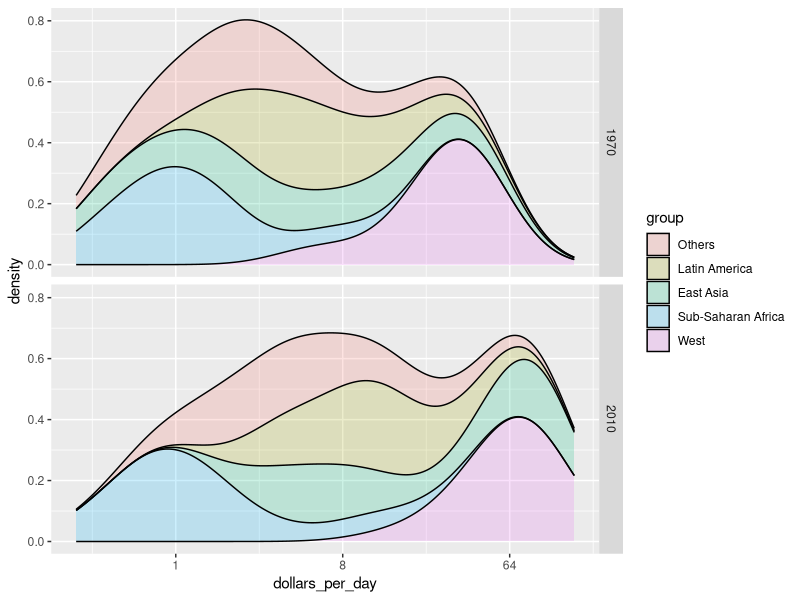
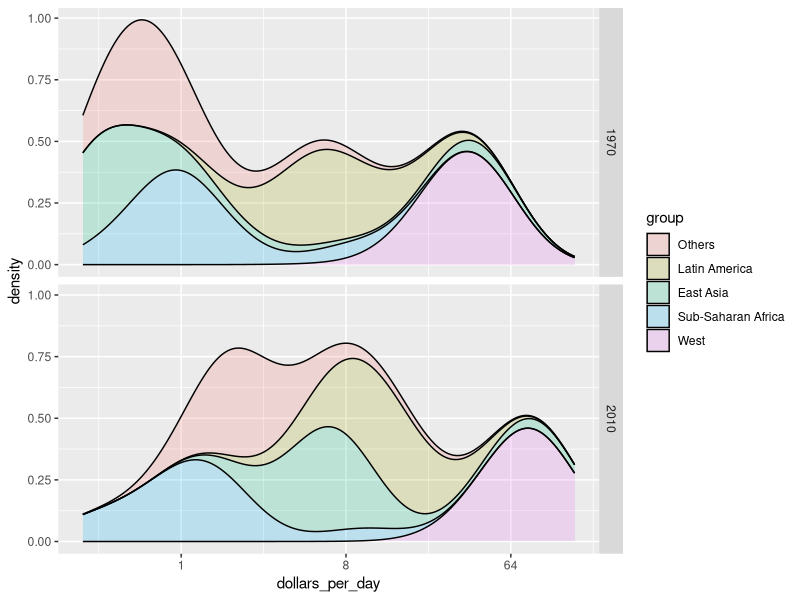

R code for these plots, in order:
library(dplyr)
library(dslabs)
library(ggplot2)

data("gapminder")

gapminder <- gapminder%>%
  mutate(dollars_per_day = gdp/population/365)
past_year <- 1970
present_year <- 2010
west <- c("Western Europe", "Northern Europe", "Southern Europe", "Northern America", "Australia and New Zealand")
country_list_1 <- gapminder%>%
  filter(year == past_year & !is.na(dollars_per_day))%>%
  .$country
country_list_2 <- gapminder %>%
  filter(year == present_year & !is.na(dollars_per_day)) %>%
  .$country
country_list <- intersect(country_list_1, country_list_2)

# Code: Faceted smooth density plots
p <- gapminder %>%
  filter(year == past_year & country %in% country_list) %>%
  mutate(group = ifelse(region %in% west, "West", "Developing")) %>%
  ggplot(aes(dollars_per_day, y = ..count.., fill = group)) +
  scale_x_continuous(trans = "log2")+
  geom_density(alpha = 0.2, bw = 0.75)+
  facet_grid(year ~ .)

# Code: Add new region groups with case_when
gapminder <- gapminder %>%
  mutate(group = case_when(
    .$region %in% west ~ "West",
    .$region %in% c("Eastern Asia", "South-Eastern Asia") ~ "East Asia",
    .$region %in% c("Caribbean", "Central America", "South America") ~ "Latin America",
    .$continent == "Africa" & .$region != "Northern Africa" ~ "Sub-Saharan Africa",
    TRUE ~ "Others"))
# reorder factor levels
gapminder <- gapminder %>%
  mutate(group = factor(group, levels = c("Others", "Latin America", "East Asia", "Sub-Saharan Africa", "West")))


# Code: Stacked density plot
p <- gapminder %>%
  filter(year %in% c(past_year, present_year) & country %in% country_list) %>%
  ggplot(aes(dollars_per_day, fill = group)) +
  scale_x_continuous(trans = "log2")+
  geom_density(alpha = 0.2, bw = 0.75, position = "stack")+
  facet_grid(year ~ .)


# Code: Weighted stacked density plot
p1 <- gapminder %>%
  filter(year %in% c(past_year, present_year) & country %in% country_list) %>%
  group_by(year) %>%
  mutate(weight = population/sum(population*2)) %>%
  ungroup() %>%
  ggplot(aes(dollars_per_day, fill = group, weight = weight)) +
  scale_x_continuous(trans = "log2") +
  geom_density(alpha = 0.2, bw = 0.75, position = "stack") + facet_grid(year ~ .)
